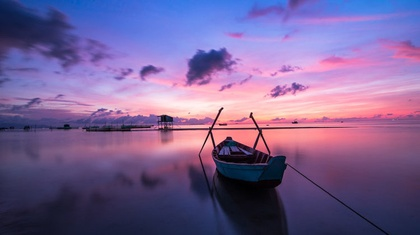
%> input picture copyright-free-images-750x420.jpg, 420 x 235 px, shrunk from 750 x 420 before the run
$ octave Project1_Part3.m   (GNU Octave 9; MATLAB toolbox functions it lacks are replaced by stand-ins)
%> lines starting %> are read from the running program, lines starting %| are printed output that depends on the picture
% Author: Luke Redwine
% Date: 09/08/2022
% Class: ECE 8473 - Digital Image Processing
% Project 1 - Part 3

clc;
clear;
close all;

% Only allow jpg files to be selected
file = uigetfile('*.jpg;*.png','Select a File');
%> the answer given: copyright-free-images-750x420.jpg

% Determine if a file was selected
% If it was not, exit the code
if isequal(file,0)
    disp('File required for execution. Exiting...');
    return
else
    disp('File Selected');
    raw_image = imread(file);
%> raw_image is the input picture: size 235x420x3 uint8; mean R, G, B 120.3, 97.7, 146.9
end

if size(raw_image, 3) == 1
    disp("Image is already grayed")
    grayed_image = raw_image;
else
    disp("Image must be grayed")
    grayed_image = (0.2989 *raw_image(:,:,1) + 0.5870 *raw_image(:,:,2) + 0.1140 *raw_image(:,:,3));
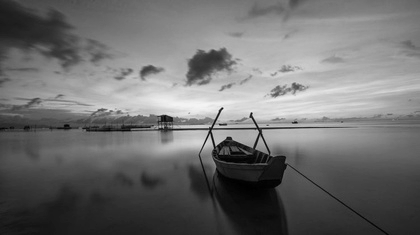
%> grayed_image: size 235x420 uint8; min 0, max 244, mean 110.1
    grayed_image = double(grayed_image) / 255;
%> grayed_image: size 235x420 double
end

% Get the size of image
[m,n] = size(grayed_image);
%> m = 235; n = 420

% Get the fourier transform of image
% Shift the origin of the image
fourtrans = fft2(grayed_image);
fourtransshift = fftshift(fourtrans);

% Obtain the Magnitude of the Shifted Fourier Transform to reach the
% Frequency Domain
fourtransshiftabs = abs(fourtransshift);
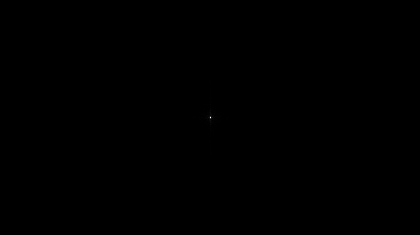
%> fourtransshiftabs: size 235x420 double; min 0.00641, max 42607.6, mean 10.9; drawn with min black and max white

% Establish the cutoff frequency
cutfreq = 60;

% Gaussian Low pass filtering
gausslowpass = 0;

% Create the guassian low pass filter
for i=1:m
    for j=1:n
        gausslowpass(i,j) = exp(-(i-m/2)^2/(2*cutfreq^2));
        gausslowpass(i,j) = gausslowpass(i,j) * exp(-(j-n/2)^2/(2*cutfreq^2));
    end
end
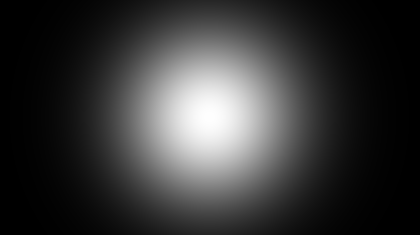
%> gausslowpass: size 235x420 double; min 0.000321, max 1, mean 0.218

% Apply the guassian filter to the fourier transform shifted image
filter_resultant = gausslowpass.*fourtransshift;

% Shift the origin point back to its original location
filter_resultant = fftshift(filter_resultant);

% Invert the fourier transform
filter_resultant = ifft2(filter_resultant);

% Create the figure for the images
figure;
subplot(1,2,1);
imshow(grayed_image);
title('Gray Image (a)');

subplot(1,2,2);
imshow(filter_resultant);
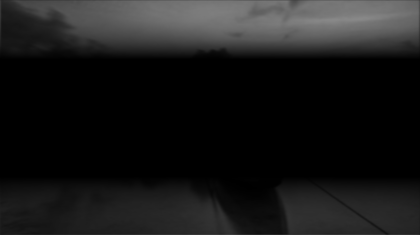
%> displayed picture: size 235x420, on the screen's scale of 0 to 255; min 0, max 136, mean 25.2
title('Gaussian Low pass Filtered Image (b)');

% Create the figure for the histograms
figure;
subplot(1,2,1);
imhist(grayed_image);
title("Gray Image Histogram (c)");

subplot(1,2,2);
imhist(filter_resultant);
%> (this line was passed over: imhist is not available in this run)
title("Filtered Image Histogram (d)")
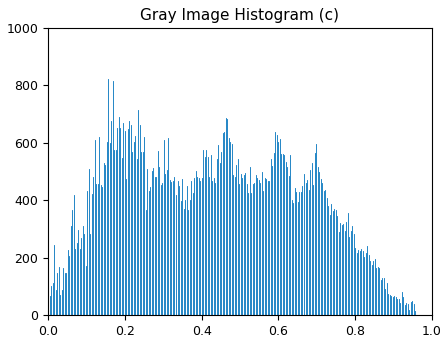
%> figure redrawn from the program's plot data; highest point at x = 0.157, y = 822

% Create the figure for the filters
figure;
subplot(1,2,1);
imshow(gausslowpass);
title('Gaussian Low Pass Filter (e)');

subplot(1,2,2);
imshow(uint8(fourtransshiftabs));
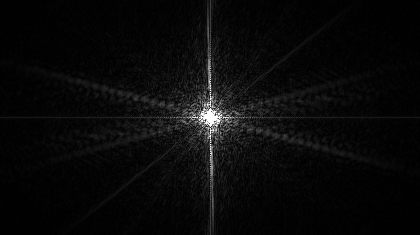
%> displayed picture: size 235x420, on the screen's scale of 0 to 255; min 0, max 255, mean 9.5
title('Frequency Domain Image (f)');

$ run again, on bird.jpg
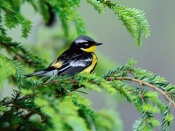
%> input picture bird.jpg, 175 x 131 px
%> raw_image is the input picture: size 131x175x3 uint8; mean R, G, B 109.2, 143.9, 98.4
%> after the loop `for i=1:m`:
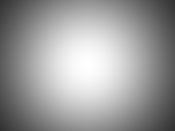
%> gausslowpass: size 131x175 double; min 0.19, max 1, mean 0.612
%> `imshow(uint8(fourtransshiftabs));`:
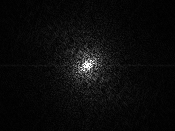
%> displayed picture: size 131x175, on the screen's scale of 0 to 255; min 0, max 255, mean 10.8
